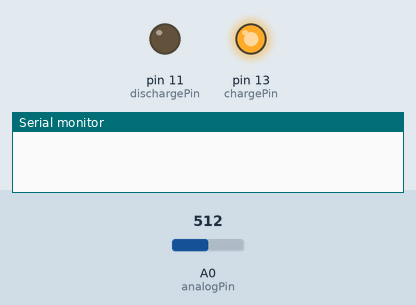
Bench run of a sketch on a simulated Arduino Uno, built with avr-gcc and run on an emulated ATmega328P. Parts: output pins drawn as LEDs (lit = HIGH), the last lines printed to the serial monitor. The test bench sets the inputs (shaded band); at power-on: A0 (analogPin) = 512.

Above: at 1.2 s.
1.3 s: A0 (analogPin) set to 636
2.8 s: A0 (analogPin) set to 656
At 3.1 s:
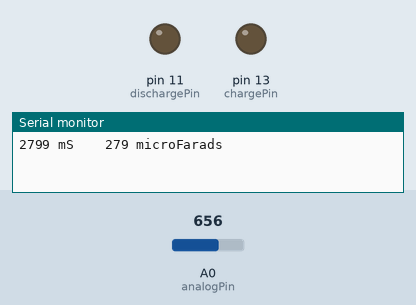
4.3 s: A0 (analogPin) set to 0
At 5.5 s:
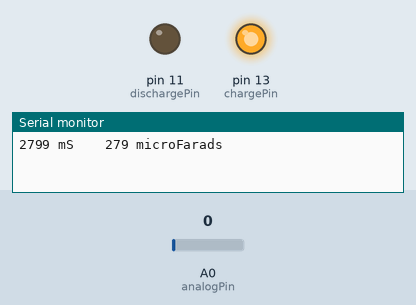
5.8 s: A0 (analogPin) set to 658
At 6.6 s:
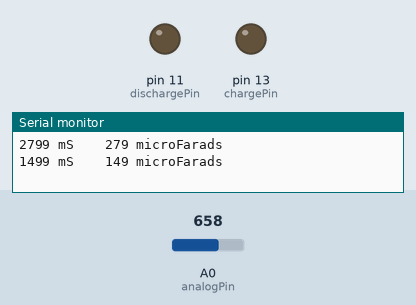
Timing chart, 0 to 8.3 s (numbered marks = the images above; inputs shaded):
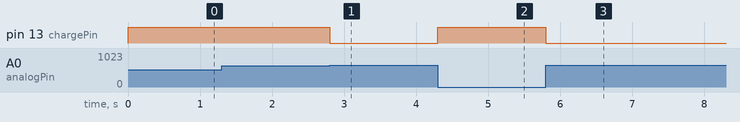

The sketch:

condensador.ino
```cpp
/*  Calculador de capacidad de condensador y tiempo para carga
 *   2020 Esti Zubimendi Solaguren
 *   código obtenido de: https://www.arduino.cc/en/Tutorial/CapacitanceMeter
 *  Se utiliza la fórmula TC = R * C para calcular el valor del condensador
 *
 * Teoría:   Un condensador es un objeto con la capacidad de acumular carga eléctrica
 *          Al producto RC se le llama constante de tiempo del circuito t  y equivale al tiempo que el condensador tardaría en cargarse.
 *          También equivale al tiempo necesario para que el condensador se cargue con una carga equivalente al 63,2%.
 *    TC = R * C
 *
 *    TC = constante de tiempo en segundos
 *    R = resistencia en ohms
 *    C = capacidad en faradios ( 1 microfaradio = 0,0000001 faradios = 10^-6 faradios )
 *
 *    El voltaje del capacitador en un constante de tiempo (one time constant) se define como el 63,2% del voltaje de la corriente.
 *
 *  Configuración de Hardware:
 *  Conectar el condensador que se quiera probar a un punto común y a la toma de tierra.
 *  Una de las resistencias, de 10K ohms (resistencia de carga), al puerto digital 13 y al punto común.
 *  La otra resistencia, de 220 ohms(resistecia de descarga), conectada al puerto ~11 y al punto común.
 *  Conectar el puerto común con el puerto A0.
 */

#define analogPin      0          // pin analógico para calcular el voltaje del condensador
#define chargePin      13         // pin para cargar el condensador - conectado a uno de los extremos de la resistencia de carga
#define dischargePin   11         // pin para descargar el condensador
#define resistorValue  10000.0F   // valor de la resistencia que se está utilizando en este caso 10K ohms
                                  // la F le dice al programa que el número es un float

unsigned long startTime;
unsigned long elapsedTime;
float microFarads;                // variables de tipo float para preservar la precisión
float nanoFarads;

void setup(){
  pinMode(chargePin, OUTPUT);     // ponemos chargePin a OUTPUT
  digitalWrite(chargePin, LOW);

  Serial.begin(9600);             // conexión entre la placa y el ordenador, a velocidad 9600 bits/segundo
}

void loop(){
  digitalWrite(chargePin, HIGH);  // ponemos chargePin a HIGH para que cargue el condensador
  startTime = millis();

  while(analogRead(analogPin) < 648){       // 647 es el 63.2% de 1023, que corresponde al máximo voltaje posible
  }

  elapsedTime= millis() - startTime;
 // convertir milisegundos a segundos ( 10^-3 ) y Faradios a microFaradios ( 10^6 ),  net 10^3 (1000)
  microFarads = ((float)elapsedTime / resistorValue) * 1000;
  Serial.print(elapsedTime);       // imprimimos el valor en la consola
  Serial.print(" mS    ");         // imprimimos la magnitud


  if (microFarads > 1){
    Serial.print((long)microFarads);       // volvemos a imprimir el valor en la consola y su magnitud
    Serial.println(" microFarads");
  }
  else
  {
    // si el valor es menor que un microFaradio, convertir a nanoFaradios (10^-9 faradios)

    nanoFarads = microFarads * 1000.0;      // multiplicar por 1000 para convertir a nanoFaradios (10^-9)
    Serial.print((long)nanoFarads);         // volvemos a imprimir el valor en la consola y su magnitud
    Serial.println(" nanoFarads");
  }

  /* descargar el condensador  */
  digitalWrite(chargePin, LOW);             // ponemos chargePin a LOW
  pinMode(dischargePin, OUTPUT);            // ponemos dischargePin a OUTPUT
  digitalWrite(dischargePin, LOW);          // ponemos dischargePin a LOW
  while(analogRead(analogPin) > 0){         // esperar a que el condensador esté completamente descargado
  }

  pinMode(dischargePin, INPUT);            // volvemos a poner el dischargePin a INPUT de nuevo
}
```

Measured:
- the behaviour switches between 647 and 648 on A0 (analogPin) (found by bisection; images 0 and 1)
- after the input at 1.3 s, every drawn part: stays the same
- after the input at 2.8 s, pin 13 (chargePin): HIGH → LOW at once
- after the input at 4.3 s, pin 13 (chargePin): LOW → HIGH at once
- after the input at 5.8 s, pin 13 (chargePin): HIGH → LOW at once
